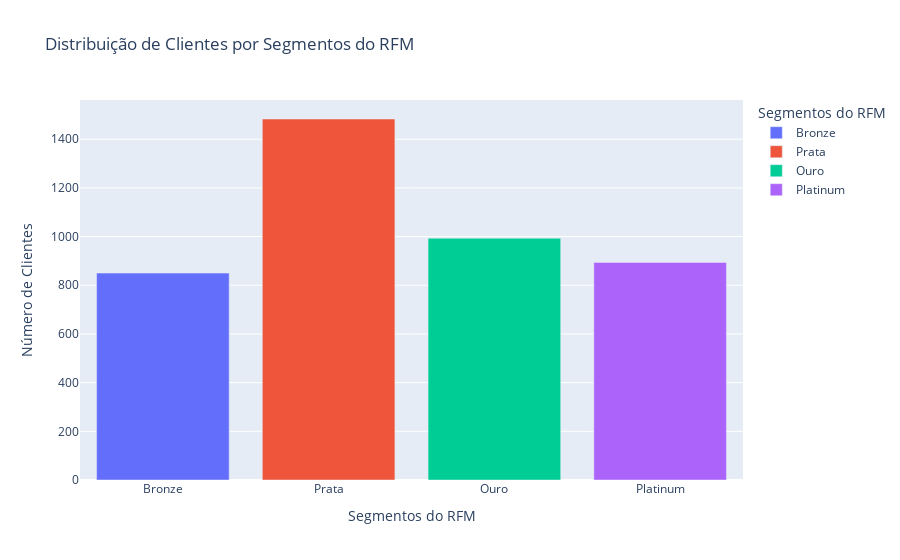

Notebook source saved alongside this figure:
### Code cell
# Criar o DataFrame com a contagem
segment_counts = rfm["Segmento RFM"].value_counts().reset_index()
segment_counts.columns = ["RFM_Segment", "Count"]

# Definir ordem hierárquica dos segmentos
ordem_segmentos = ["Bronze", "Prata", "Ouro", "Platinum"]

segment_counts["RFM_Segment"] = pd.Categorical(
    segment_counts["RFM_Segment"],
    categories=ordem_segmentos,
    ordered=True
)

# Ordenar respeitando a hierarquia definida
segment_counts = segment_counts.sort_values("RFM_Segment")

# Gráfico do RFM Segment
fig = px.bar(segment_counts,
             x="RFM_Segment",
             y="Count",
             title="Distribuição de Clientes por Segmentos do RFM",
             labels={"RFM_Segment": "Segmentos do RFM", "Count": "Número de Clientes"},
             color="RFM_Segment",
             color_discrete_sequence=px.colors.qualitative.Plotly)
fig.show()

### Figure 1 — Plotly figure (JSON) as saved in the notebook; plotly's stock layout.template omitted (floating-point values rounded to 4 significant figures)
{"data": [{"hovertemplate": "Segmentos do RFM=%{x}<br>Número de Clientes=%{y}<extra></extra>", "legendgroup": "Bronze", "marker": {"color": "#636EFA", "pattern": {"shape": ""}}, "name": "Bronze", "orientation": "v", "showlegend": true, "textposition": "auto", "type": "bar", "x": ["Bronze"], "xaxis": "x", "y": [850], "yaxis": "y"}, {"hovertemplate": "Segmentos do RFM=%{x}<br>Número de Clientes=%{y}<extra></extra>", "legendgroup": "Prata", "marker": {"color": "#EF553B", "pattern": {"shape": ""}}, "name": "Prata", "orientation": "v", "showlegend": true, "textposition": "auto", "type": "bar", "x": ["Prata"], "xaxis": "x", "y": [1483], "yaxis": "y"}, {"hovertemplate": "Segmentos do RFM=%{x}<br>Número de Clientes=%{y}<extra></extra>", "legendgroup": "Ouro", "marker": {"color": "#00CC96", "pattern": {"shape": ""}}, "name": "Ouro", "orientation": "v", "showlegend": true, "textposition": "auto", "type": "bar", "x": ["Ouro"], "xaxis": "x", "y": [993], "yaxis": "y"}, {"hovertemplate": "Segmentos do RFM=%{x}<br>Número de Clientes=%{y}<extra></extra>", "legendgroup": "Platinum", "marker": {"color": "#AB63FA", "pattern": {"shape": ""}}, "name": "Platinum", "orientation": "v", "showlegend": true, "textposition": "auto", "type": "bar", "x": ["Platinum"], "xaxis": "x", "y": [894], "yaxis": "y"}], "layout": {"barmode": "relative", "legend": {"title": {"text": "Segmentos do RFM"}, "tracegroupgap": 0}, "title": {"text": "Distribuição de Clientes por Segmentos do RFM"}, "xaxis": {"anchor": "y", "categoryarray": ["Bronze", "Prata", "Ouro", "Platinum"], "categoryorder": "array", "domain": [0, 1], "title": {"text": "Segmentos do RFM"}}, "yaxis": {"anchor": "x", "domain": [0, 1], "title": {"text": "Número de Clientes"}}}}
